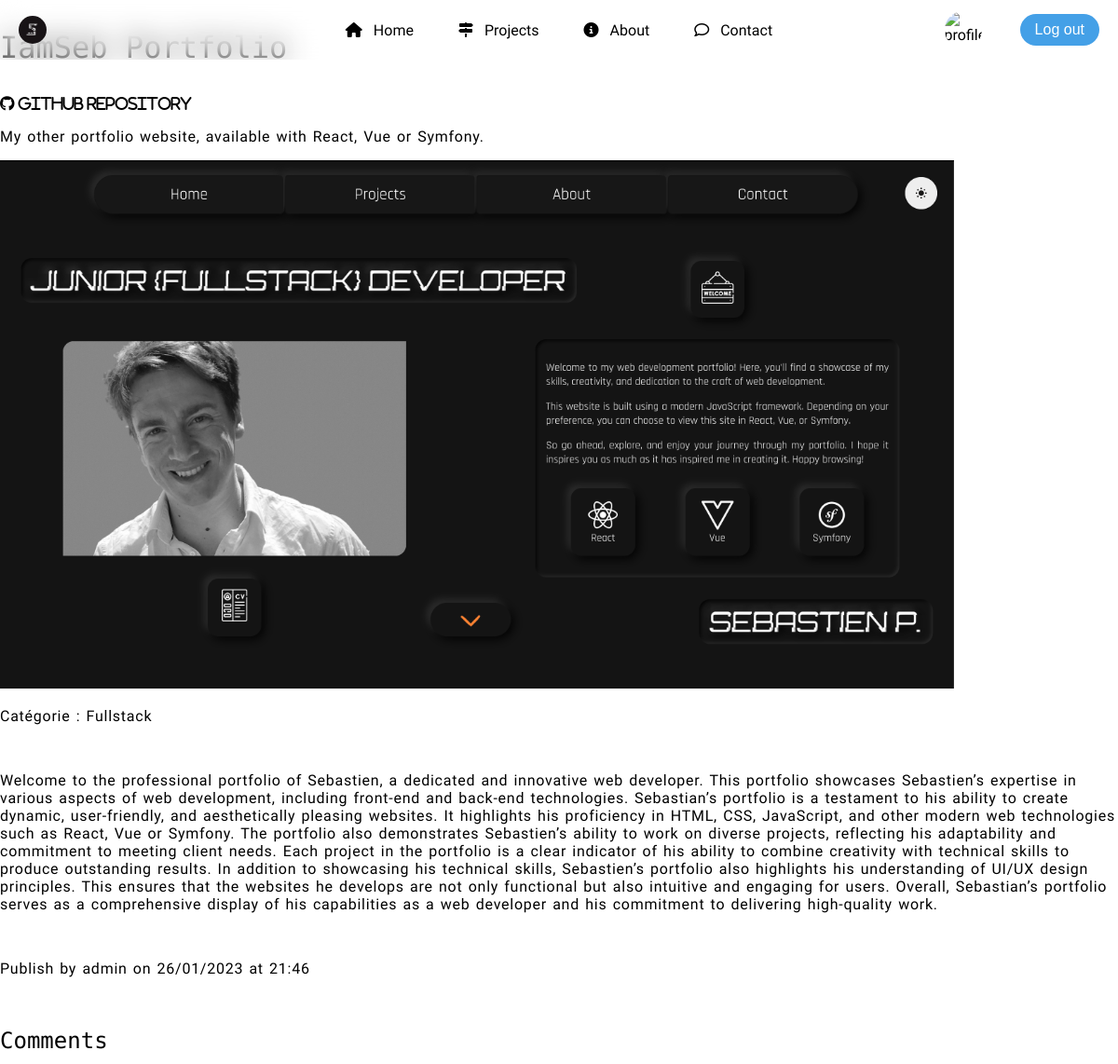
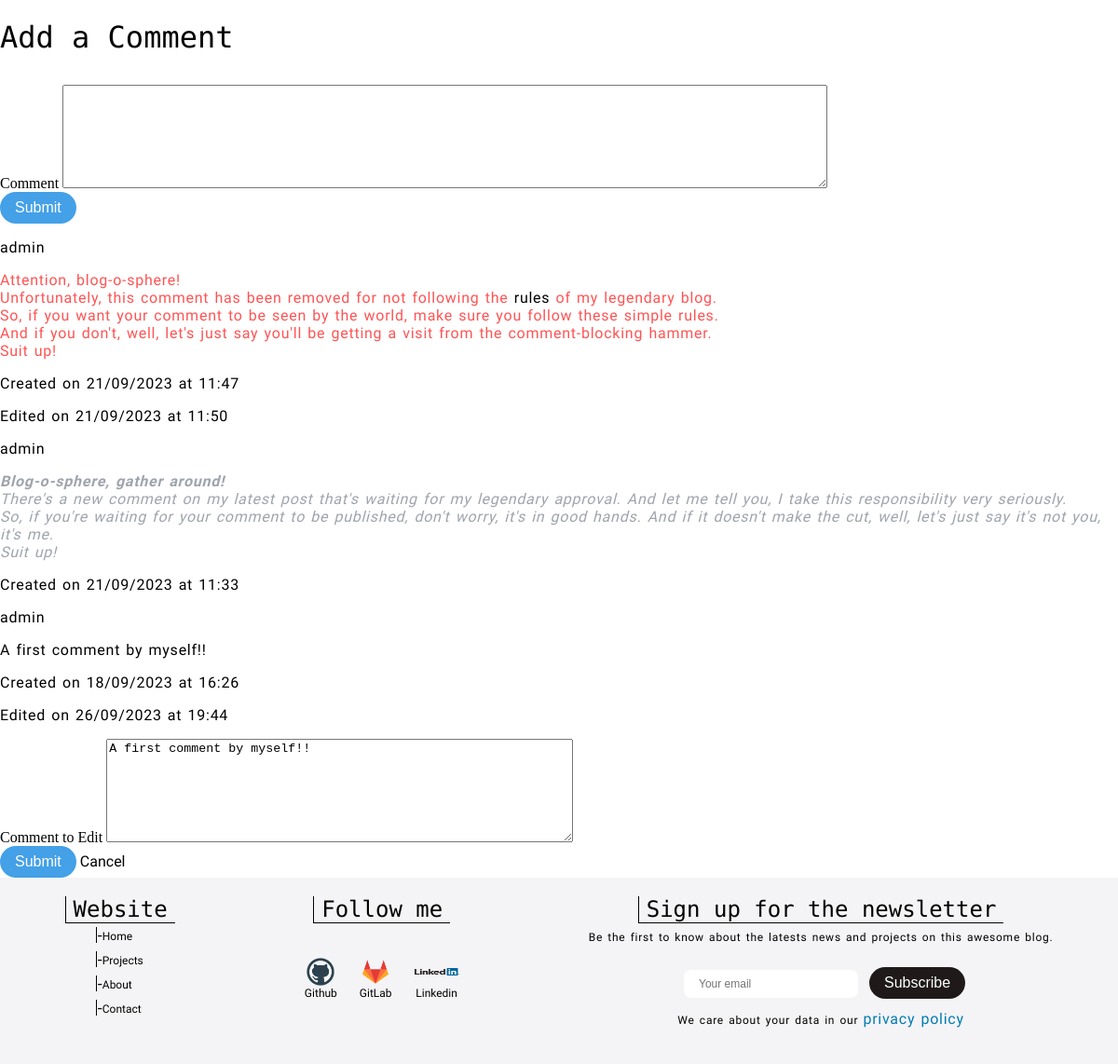
Screenshot of /index.php?page=post&action=getOne&option=view&id=25&comment_id=29 (signed in) with the database file from the repository (2 pictures, top to bottom).
### tables this page shows
CREATE TABLE `post` (
  `id` int(11) NOT NULL,
  `author_id` int(11) NOT NULL,
  `category` varchar(50) NOT NULL,
  `title` varchar(255) NOT NULL,
  `description` varchar(255) NOT NULL,
  `picture` varchar(255) NOT NULL DEFAULT 'https://picsum.photos/530/200?random=',
  `content` text NOT NULL,
  `keywords` varchar(255) NOT NULL,
  `site_link` varchar(255) NOT NULL,
  `github_link` varchar(255) NOT NULL,
  `created_at` timestamp NOT NULL DEFAULT CURRENT_TIMESTAMP,
  `updated_at` datetime DEFAULT NULL
);

CREATE TABLE `user` (
  `id` int(11) NOT NULL,
  `username` varchar(255) NOT NULL,
  `firstname` varchar(255) DEFAULT NULL,
  `lastname` varchar(255) DEFAULT NULL,
  `email` varchar(255) NOT NULL,
  `birthday` date DEFAULT NULL,
  `profile_picture` varchar(255) NOT NULL DEFAULT 'https://www.freeiconspng.com/uploads/no-image-icon-33.png',
  `created_at` datetime NOT NULL DEFAULT CURRENT_TIMESTAMP,
  `updated_at` varchar(255) DEFAULT NULL
);

CREATE TABLE `comment` (
  `id` int(11) NOT NULL,
  `post_id` int(11) NOT NULL,
  `user_id` int(11) NOT NULL,
  `content` text NOT NULL,
  `created_at` timestamp NOT NULL DEFAULT CURRENT_TIMESTAMP,
  `updated_at` timestamp NULL DEFAULT NULL ON UPDATE CURRENT_TIMESTAMP,
  `validation_status` varchar(12) NOT NULL DEFAULT 'pending'
);

### src/Controller/ModelConstructor.php (called while the page is built, shortened)
<?php
abstract class ModelConstructorController
{
	private $datas;
	private $pageToModel = [
		'blog' => 'Post',
		'post' => 'Post',
		'signup' => 'User',
		'login' => 'User',
		'userProfile' => 'User',
		'newsletter' => 'Newsletter',
	];
	private $actionToMethod = [
		'get' => 'getAll',
		'getOne' => 'getOne',
		'create' => 'create',
		'update' => 'update',
		'delete' => 'delete',
		'publish' => 'publish',
		'unpublish' => 'unpublish',
		'logIn' => 'logIn',
		'logOut' => 'logOut',
		'subscribe' => 'subscribe',
		'unsubscribe' => 'unsubscribe',
		'send' => 'send',
	];
	protected function buildModelMethod($page, $action = null, $option = null, $id = null)
	{
		$model = $this->getModel($page, $option);
		$method = $this->getMethod($action, $option);
		if ($model && $method) {
			if (($action === 'create' || $action === 'update' || $action === 'delete') && $option === 'comment') {
				$this->datas = Comment::$method($id);
			} else if ($action === 'publish' || $action === 'unpublish') {
				if ($option === 'comment') {
					$this->datas = Comment::$method($id);
				} else {
					$this->datas = $model::$method($id);
				}
			} else if ($action === 'logIn' || $action === 'logOut' && $option === 'userConnection') {
				$this->datas = UserConnection::$method();
			} else if ($page === 'userProfile' && ($action === 'getOne' || $action === 'update' || $action === 'delete') && $option === 'user') {
				$this->datas = User::$method($id);
				UserConnection::updateSession($id);
			} else if ($page === 'post' && $action === 'get' && $option === 'add') {
				$this->datas = $model::$method($id);
			} else {
				$this->datas = $model::$method($id);
				if ($page === 'post' && $action === 'getOne') {
					$this->datas->comments = Comment::getAll($id);
				}
			}
			return $this->datas;
		} else if (!$model) {
			if ($action === 'send') {
				$this->datas = Mailer::$method();
			}
		}
		return $this->datas = Post::getAll($option);
	}
	private function getModel($page, $option)
	{
		if (isset($this->pageToModel[$page])) {
			return $this->pageToModel[$page];
		}
		return null;
	}
	private function getMethod($action, $option)
	{
		if (isset($this->actionToMethod[$action])) {
			return $this->actionToMethod[$action];
		}
		return null;
	}
}

### src/Controller/ControllerConstructor.php (called while the page is built, shortened)
<?php
require_once './src/Controller/ModelConstructor.php';
require_once './src/Entity/post.php';
require_once './src/Entity/comment.php';
require_once './src/Entity/user.php';
class ControllerConstructor extends ModelConstructorController
{
	private $datas;
	private $title = 'I am Anørak - ';
	private $templatePath;
	private function setTitleAndTemplatePath($titleAppendix, $templatePathAppendix)
	{
		$this->title .= $titleAppendix;
		$this->templatePath = $templatePathAppendix;
	}
	public function buildControllerMethod($page, $action = null, $option = null, $id = null)
	{
		if (empty($this->datas)) {
			$this->datas = parent::buildModelMethod($page, $action, $option, $id);
		}
		$this->view = new View($this->templatePath, $this->title);
		$this->view->render(['title' => $this->title, 'page' => $page, 'datas' => $this->datas, 'filter' => $option]);
	}
}

### index.php (called while the page is built, shortened)
<?php
$router = new Router();
$router->routerRequest();

### src/Entity/post.php (called while the page is built, shortened)
<?php
require_once "./src/Repository/MainRepository.php";
class Post
{
	public function __construct(
		$id = null,
		$author_id = null,
		$author_username = null,
		$category = null,
		$picture = null,
		$title = null,
		$description = null,
		$content = null,
		$keywords = null,
		$siteLink = null,
		$githubLink = null,
		$created_at = null,
		$comments = null,
		$updated_at = null
	) {
		$this->author_username = $author_username;
		$this->category = $category;
		$this->picture = $picture;
		$this->title = $title;
		$this->description = $description;
		$this->content = $content;
		$this->githubLink = $githubLink;
		$this->created_at = $created_at;
	}
	public static function getOne(int $id)
	{
		$repo = new MainRepository("post");
		if ($repo->getOne($id) > 0) {
			$post = $repo->getOne($id);
			$author = User::getOne($post['author_id']);
			$post['created_at'] = Tools::formatDate($post['created_at']);
			if ($post['updated_at'] !== null) {
				$post['updated_at'] = Tools::formatDate($post['updated_at']);
			} else {
				$post['updated_at'] = null;
			};
			return new Post($post['id'], $author->id, $author->username, $post['category'], $post['picture'], $post['title'], $post['description'], $post['content'], $post['keywords'], $post['site_link'], $post['github_link'], $post['created_at'], $post['updated_at']);
		} else {
			throw new Exception("No article found for the id '$id'", 400);
		}
	}
}

### src/Repository/MainRepository.php (called while the page is built, shortened)
<?php
require_once __DIR__ . '../../Services/dbManager.php';
class MainRepository extends DbManager
{
	protected $table;
	protected $db;
	public function __construct($table = null, $id = null, $column = null, $columnValue = null, $sortingOrder = null, $data = null)
	{
		$this->table = $table;
		$this->db = $this->dbConnect();
	}
	public function getOne($id)
	{
		$this->id = $id;
		$query = $this->db->prepare("SELECT * FROM $this->table WHERE id = :id");
		$query->execute(['id' => $this->id]);
		$result = $query->fetch();
		return $result;
	}
	public function getAll($column, $columnValue, $sortingOrder)
	{
		$this->column = $column;
		$this->columnValue = $columnValue;
		$this->sortingOrder = $sortingOrder;
		if ($this->columnValue !== null && $this->columnValue !== "all") {
			if ($this->sortingOrder !== null) {
				$query = $this->db->prepare("SELECT * FROM $this->table WHERE $this->column = $this->columnValue ORDER BY created_at DESC");
			} else {
				$query = $this->db->prepare("SELECT * FROM $this->table WHERE $this->column = $this->columnValue ORDER BY created_at $this->sortingOrder");
			}
			$query->execute();
			$result = $query->fetchAll();
			return $result;
		} else {
			$query = $this->db->prepare("SELECT * FROM $this->table ORDER BY created_at DESC");
			$query->execute();
			$result = $query->fetchAll();
			return $result;
		}
	}
}

### src/Services/dbManager.php (called while the page is built, shortened)
<?php
abstract class DbManager
{
	private static $db;
	protected function dbConnect()
	{
		if (self::$db === null) {
			self::$db = new PDO(
				'mysql:host=' . DB_HOST . ';dbname=' . DB_NAME . ';port=' . DB_PORT . ';charset=utf8',
				DB_USER,
				DB_PASSWORD,
				array(PDO::ATTR_ERRMODE => PDO::ERRMODE_EXCEPTION)
			);
		}
		return self::$db;
	}
}

### src/Entity/user.php (called while the page is built, shortened)
<?php
require_once "./src/Repository/MainRepository.php";
class User
{
	public static function getOne($id)
	{
		$repo = new MainRepository("user");
		if ($repo->getOne($id) > 0) {
			$result = $repo->getOne($id);
			$user = new User(
				$result['id'],
				$result['username'],
				$result['firstname'],
				$result['lastname'],
				$result['email'],
				'',
				$result['birthday'],
				$result['profile_picture'],
				$result['created_at'],
				$result['updated_at']
			);
			return $user;
		} else {
			throw new Exception("No user found.");
			return false;
		}
	}
}

### templates/pages/comment/comment.php (the view, shortened to what this page needs)
<section class="comments__container">
	<h2>Comments</h2>
	<?php
	require_once './templates/pages/comment/commentAdd.php';
	?>
	<?php foreach ($datas->comments as $comment) :
	?>
	<?php if (isset($_REQUEST['comment_id']) && $comment->id == $_REQUEST['comment_id']) : ?>
	<div id="<?= $comment->id ?>" class="comment__container">
		<div class="comment__infos">
			<p class="comment__author"><?= $comment->author_username ?></p>
			<?php if (isset($_SESSION['logged_user']) && $_SESSION['privileges']['privilege'] === 'admin') : ?>
			<p class="<?php
									if ($comment->validation_status === 'published') : ?>comment__status--true
							<?php elseif ($comment->validation_status === 'unpublished') : ?>comment__status--false
							<?php elseif ($comment->validation_status === 'pending') : ?>comment__status--pending
							<?php endif;
							?>"><b>Status : </b><em><?= $comment->validation_status ?></em></p>
			<p class="comment__content"><?= $comment->content ?></p>
			<?php elseif ($comment->validation_status === 'published') : ?>
			<p class="comment_content"><?= $comment->content ?></p>
			<?php elseif ($comment->validation_status === 'unpublished' || $comment->validation_status === 'pending') : ?>
			<p class="comment_content"><?= $comment->content_status ?></p>
			<?php endif; ?>
		</div>
		<p class="comment__date">Created on <?= $comment->created_at ?></p>
		<?php if ($comment->updated_at !== null) : ?>
		<p class="comment__date">Edited on <?= $comment->updated_at ?></p>
		<?php endif; ?>
		<?php if (isset($_SESSION['logged_user']) && $_SESSION['user_id'] == $comment->user_id && $comment->validation_status === 'published' && $comment->id == $_REQUEST['comment_id']) : ?>
		<form
			action="index.php?page=post&action=update&option=comment&id=<?= $comment->id ?>&post_id=<?= $_GET['id'] ?>"
			method="post" class="edited__comment">
			<label for="comment" id="<?= $_REQUEST['comment_id'] ?>">Comment to Edit</label>
			<textarea cols="60" rows="7" type="text" class="comment__content" name="comment"
				id="comment"><?= $comment->content ?></textarea>
			<div class="validation__area">
				<input class="main__button" type="submit" value="Submit">
				<a href="index.php?page=post&action=getOne&option=view&id=<?=
																						$_GET['id'] ?>#<?= $_REQUEST['comment_id'] ?>" class="cancel__button">Cancel</a>
			</div>
		</form>
		<?php elseif (isset($_SESSION['logged_user']) && $_SESSION['user_id'] == $comment->user_id && $comment->validation_status === 'published' && $comment->id !== $_REQUEST['comment_id']) : ?>
		<p class="comment_content"><?= $comment->content ?></p>
		<?php endif; ?>
		<?php else : ?>
		<div id="<?= $comment->id ?>" class="comment__validation">
			<div class="comment__container">
				<div class="comment__infos">
					<p class="comment__author"><?= $comment->author_username ?></p>
					<?php if (isset($_SESSION['logged_user']) && $_SESSION['privileges']['privilege'] === 'admin') : ?>
					<p class="<?php
											if ($comment->validation_status === 'published') : ?>comment__status--true
					<?php elseif ($comment->validation_status === 'unpublished') : ?>comment__status--false
					<?php elseif ($comment->validation_status === 'pending') : ?>comment__status--pending
					<?php endif;
					?>"><b>Status : </b><em><?= $comment->validation_status ?></em></p>
					<p class="comment__content"><?= $comment->content ?></p>
					<?php elseif ($comment->validation_status === 'published') : ?>
					<p class="comment_content"><?= $comment->content ?></p>
					<?php elseif ($comment->validation_status === 'unpublished' || $comment->validation_status === 'pending') : ?>
					<p class="comment_content"><?= $comment->content_status ?></p>
					<?php endif; ?>
				</div>
				<p class="comment__date">Created on <?= $comment->created_at ?></p>
				<?php if ($comment->updated_at !== null) : ?>
				<p class="comment__date">Edited on <?= $comment->updated_at ?></p>
				<?php endif; ?>
			</div>
		</div>
		<?php endif ?>
		<?php endforeach; ?>
</section>

### src/Entity/comment.php (shortened to what this page needs)
<?php
require_once "./src/Repository/MainRepository.php";
class Comment
{
	public function __construct($id = null, $post_id = null, $user_id = null, $author_username = '', $content = null, $content_status = null, $created_at = null, $updated_at = null, $validation_status = null)
	{
		$this->id = $id;
		$this->user_id = $user_id;
		$this->content = $content;
		$this->validation_status = $validation_status;
	}
	public static function getAll(int $post_id)
	{
		$comments = array();
		$repo = new MainRepository("comment");
		if ($repo->getAll('post_id', $post_id, 'DESC') > 0) {
			$results = $repo->getAll('post_id', $post_id, 'DESC');
			foreach ($results as $result) {
				$comment = new Comment(
					$result["id"],
					$result["post_id"],
					$result["user_id"],
					'Anonymous',
					$result["content"],
					'Temporary content status',
					$result["created_at"],
					$result["updated_at"],
					$result["validation_status"],
				);
				$comment->author_username = User::getOne($result["user_id"])->username;
				$comment->created_at = Tools::formatDate($result["created_at"]);
				if ($comment->updated_at !== null) {
					$comment->updated_at = Tools::formatDate($result["updated_at"]);
				}
				if ($comment->validation_status === 'unpublished') {
					$comment->content_status = '<font color="#ff5353">
					Attention, blog-o-sphere!<br>
					Unfortunately, this comment has been removed for not following the <a href="index.php?page=rules">rules</a> of my legendary blog.<br>
					So, if you want your comment to be seen by the world, make sure you follow these simple rules.<br>
					And if you don\'t, well, let\'s just say you\'ll be getting a visit from the comment-blocking hammer.<br>
					Suit up!</font>';
				} elseif ($comment->validation_status === 'pending') {
					$comment->content_status = '<font color="#9fa4ac">
					<em><b>Blog-o-sphere, gather around!</b><br>
					There\'s a new comment on my latest post that\'s waiting for my legendary approval. And let me tell you, I take this responsibility very seriously.<br>
					So, if you\'re waiting for your comment to be published, don\'t worry, it\'s in good hands. And if it doesn\'t make the cut, well, let\'s just say it\'s not you, it\'s me.<br>
					Suit up!</em></font>
					';
				}
				array_push($comments, $comment);
			}
			return $comments;
		}
	}
}

### templates/pages/post/postView.php (shortened to what this page needs)
<section class="post__detail__container">
	<article>
		<h1 class="post__title"><?= $datas->title ?></h1>
		<div class="github">
			<a href="<?= $datas->githubLink ?>" target="_blank">
				<i class="fab fa-github"> GitHub Repository</i>
			</a>
		</div>
		<p class="description"><?= $datas->description ?></p>
		<img src="<?= $datas->picture ?>" alt="#">
		<br>
		<p>Catégorie : <span class="post__category"><?= $datas->category ?></span></p>
		<br>
		<p class="post__content"><?= $datas->content ?></p>
		<br>
		<p class="post__dates">Publish by <span class="post__author"><?= $datas->author_username ?></span> on
			<?= $datas->created_at ?></p>
		<br>
	</article>
</section>
<?php require_once './templates/pages/comment/comment.php'; ?>

### rows the page displays
post: title "IamSeb Portfolio", description "My other portfolio website, available with React, Vue or Symfony.", picture (picture), category "Fullstack", content "Welcome to the professional portfolio of Sebastien, a dedicated and innovative web developer. This portfolio showcases Sebastien’s expertise in various aspects of web development, including front-end and back-end technologies. Sebastian’s portfolio is a testament to his ability to create dynamic, user-friendly, and aesthetically pleasing websites. It highlights his proficiency in HTML, CSS, JavaScript, and other modern web technologies such as React, Vue or Symfony. The portfolio also demonstrates Sebastien’s ability to work on diverse projects, reflecting his adaptability and commitment to meeting client needs. Each project in the portfolio is a clear indicator of his ability to combine…"
user: username "admin"
comment: user.username "admin", created_at "21/09/2023 at 11:47", updated_at "21/09/2023 at 11:50"
comment: user.username "admin", created_at "21/09/2023 at 11:33"
comment: user.username "admin", content "A first comment by myself!!", created_at "18/09/2023 at 16:26", updated_at "26/09/2023 at 19:44", comment "A first comment by myself!!"

### other values shown
$datas->created_at "26/01/2023 at 21:46"
